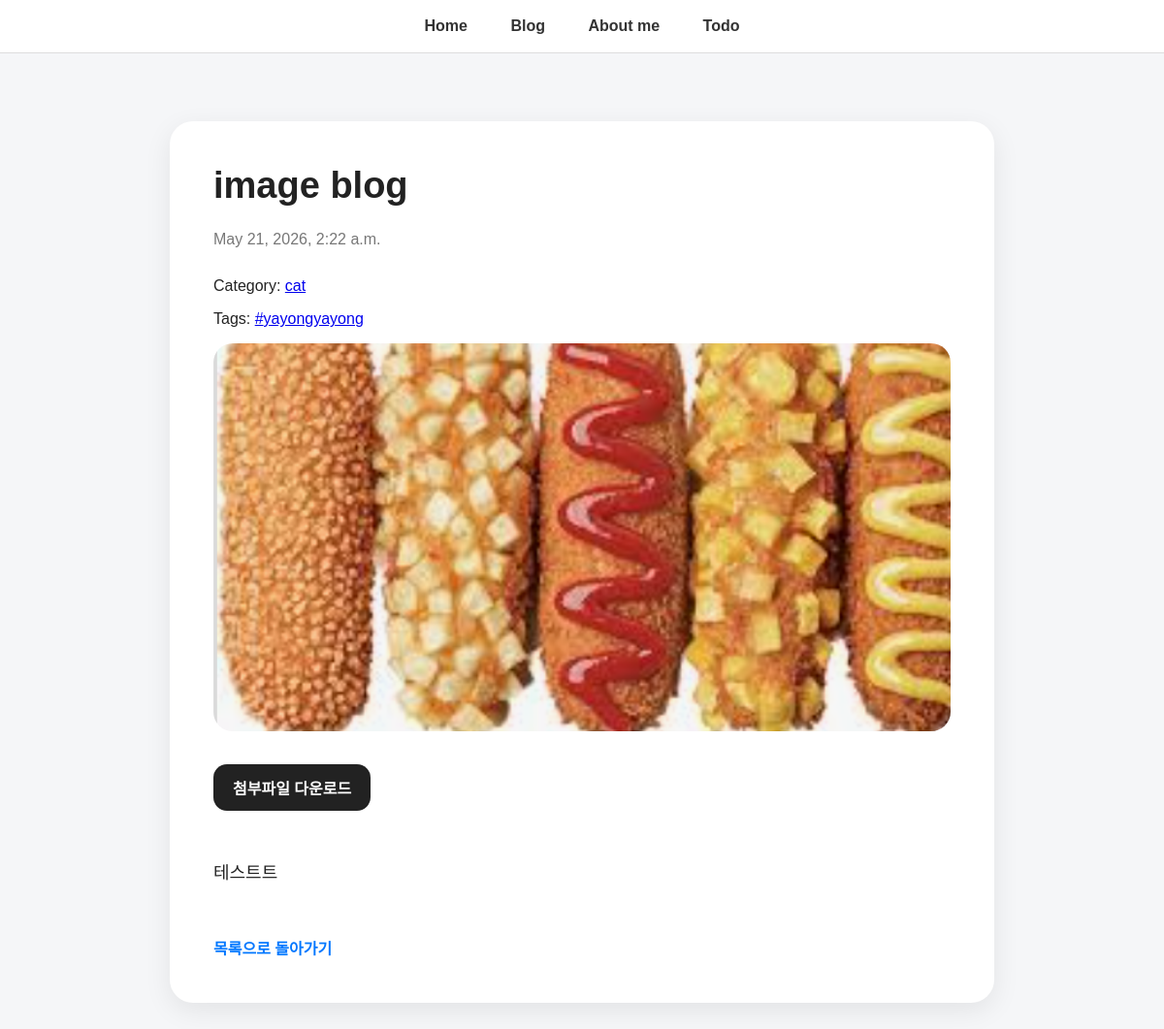
The app's page /blog/2/ with its own data.
### blog/models.py (models this page shows, shortened)
class Post(models.Model):
    title = models.CharField(max_length=100)
    content = models.TextField()
    created_at = models.DateTimeField(auto_now_add=True)
    updated_at = models.DateTimeField(auto_now=True)
    head_image = models.ImageField(upload_to='blog/images/%Y/%m/%d/', blank=True)
    file_upload = models.FileField(upload_to='blog/files/%Y/%m/%d/', blank=True)
    category = models.ForeignKey('Category', null=True, blank=True, on_delete=models.SET_NULL)
    tags = models.ManyToManyField('Tag', blank=True)

class Category(models.Model):
    name = models.CharField(max_length=50, unique=True)
    slug = models.SlugField(max_length=200, unique=True, allow_unicode=True)
    def __str__(self):
        return self.name
    def get_absolute_url(self):
        return f'/blog/category/{self.slug}/'

class Tag(models.Model):
    name = models.CharField(max_length=50, unique=True)
    slug = models.SlugField(max_length=200, unique=True, allow_unicode=True)
    def __str__(self):
        return self.name
    def get_absolute_url(self):
        return f'/blog/tag/{self.slug}/'

### blog/views.py (the view)
# urls.py: path('<int:pk>/', views.PostDetail.as_view(), name='post_detail'),
class PostDetail(DetailView):
    model = Post
    template_name = 'blog/post_detail.html'

### blog/templates/blog/post_detail.html (shortened to what this page needs)
{% load static %}
<!DOCTYPE html>
<html lang="ko">
<head>
</head>
<body>
    <nav>
        <a href="/">Home</a>
        <a href="/blog/">Blog</a>
        <a href="/about_me/">About me</a>
        <a href="/todo/">Todo</a>
    </nav>
    <div class="container">
        <div class="post-card">
            <h1>{{ post.title }}</h1>
            <p class="date">{{ post.created_at }}</p>
            {% if post.category %}
                <p>
                    Category:
                    <a href="{{ post.category.get_absolute_url }}">
                        {{ post.category }}
                    </a>
                </p>
            {% else %}
                <p>Category: 미분류</p>
            {% endif %}
            {% if post.tags.exists %}
                <p>
                    Tags:
                    {% for tag in post.tags.all %}
                        <a href="{{ tag.get_absolute_url }}">#{{ tag }}</a>
                    {% endfor %}
                </p>
            {% endif %}
            {% if post.head_image %}
                <img class="post-image" src="{{ post.head_image.url }}" alt="{{ post.title }}">
            {% endif %}
            {% if post.file_upload %}
                <a class="file-download" href="{{ post.file_upload.url }}" download>
                    첨부파일 다운로드
                </a>
            {% endif %}
            <div class="content">
                {{ post.content|linebreaks }}
            </div>
            <a class="back" href="/blog/">목록으로 돌아가기</a>
        </div>
    </div>
</body>
</html>

### blog/templates/blog/post_detail.html (style rules this page uses)
body { margin: 0; font-family: Arial, sans-serif; background: #f5f6f8; color: #222; }
nav { background-color: white; padding: 18px 0; text-align: center; border-bottom: 1px solid #ddd; }
nav a { margin: 0 20px; text-decoration: none; color: #333; font-weight: bold; }
.container { max-width: 850px; margin: 70px auto; padding: 0 20px; }
.post-card { background-color: white; padding: 45px; border-radius: 24px; box-shadow: 0 8px 28px rgba(0, 0, 0, 0.08); }
.post-image { width: 100%; max-height: 400px; object-fit: cover; border-radius: 20px; margin-bottom: 30px; }
h1 { font-size: 38px; margin-top: 0; }
.date { color: #777; margin-bottom: 30px; }
.content { font-size: 18px; line-height: 1.8; }
.back { display: inline-block; margin-top: 30px; text-decoration: none; color: #0077ff; font-weight: bold; }
.file-download { display: inline-block; margin-bottom: 30px; padding: 12px 20px; background-color: #222; color: white; text-decoration: none; border-radius: 14px; font-weight: bold; }

### records on screen
Post: title "image blog", created_at "May 21, 2026, 2:22 a.m.", category "cat", head_image (picture), content "테스트트"
Tag: name "yayongyayong"
